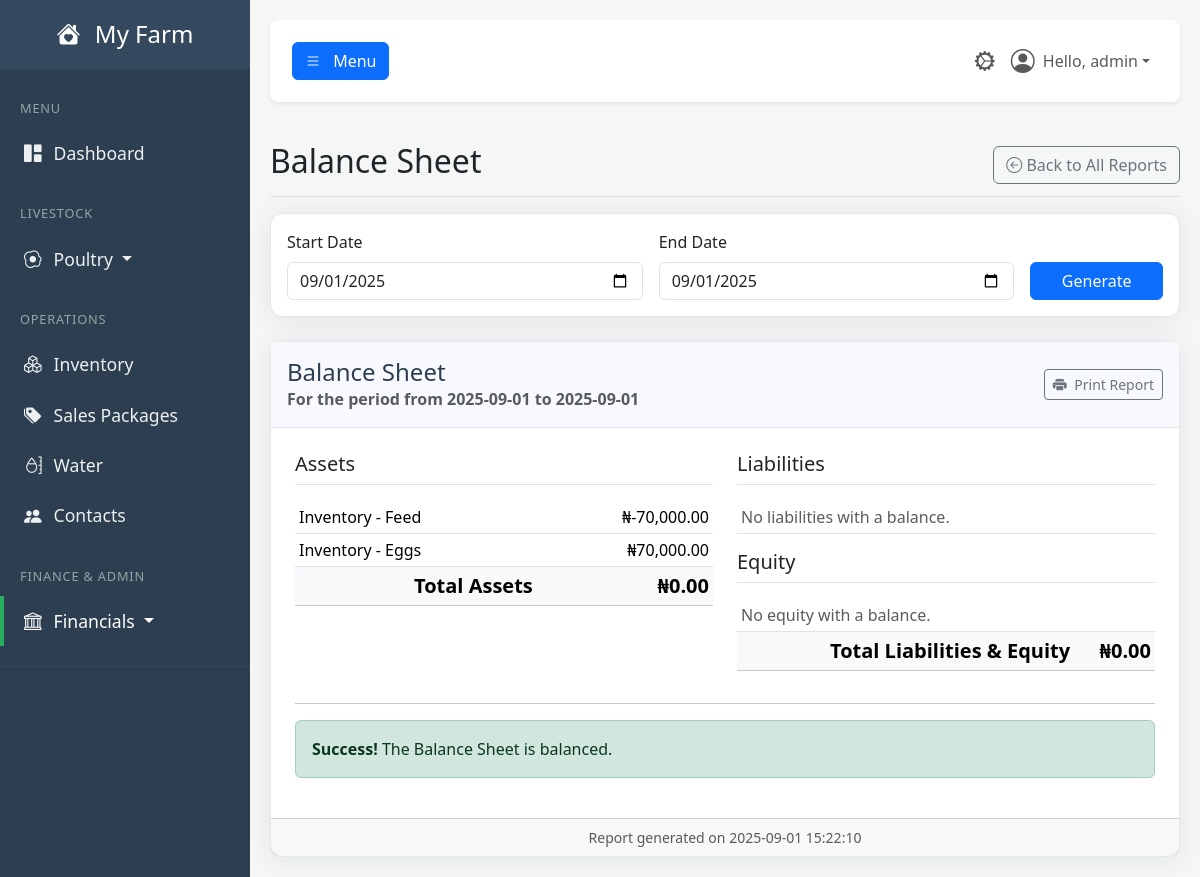
Page /report/balance-sheet (signed in) on the earlier database version.
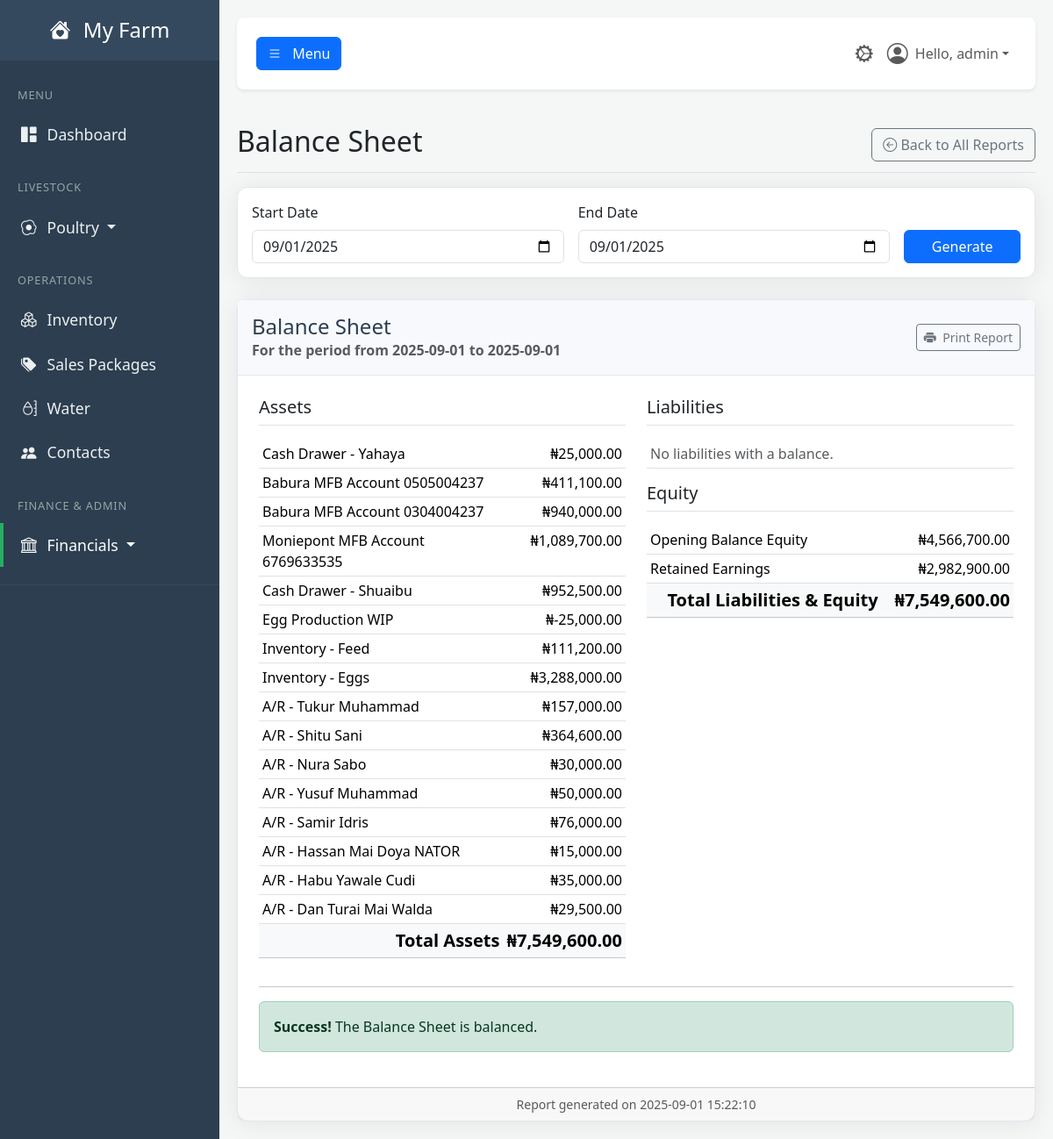
Same page on the later database version.
### tables this page shows
CREATE TABLE accounts (
            id INTEGER PRIMARY KEY,
            code TEXT UNIQUE,
            name TEXT NOT NULL UNIQUE,
            type TEXT NOT NULL, -- Asset, Liability, Equity, Revenue, Expense
            is_active BOOLEAN NOT NULL DEFAULT 1,
            created_at TIMESTAMP DEFAULT CURRENT_TIMESTAMP
        );

### app.py (the view)
@app.route('/report/balance-sheet')
@login_required
@permission_required('run_financial_reports')
def report_balance_sheet():
    start_date, end_date = _get_report_dates(request.args)
    db = get_db()
    sql_query = """
        SELECT
            acc.name,
            acc.type,
            (SELECT COALESCE(SUM(je.amount), 0) FROM journal_entries je WHERE je.debit_account_id = acc.id AND je.transaction_date <= ?)
            -
            (SELECT COALESCE(SUM(je.amount), 0) FROM journal_entries je WHERE je.credit_account_id = acc.id AND je.transaction_date <= ?)
            as balance
        FROM accounts acc
        WHERE acc.type IN ('Asset', 'Liability', 'Equity')
    """
    params = (end_date, end_date)
    account_balances = db.execute(sql_query, params).fetchall()
    net_profit_row = db.execute("""
        SELECT
            (SELECT COALESCE(SUM(amount), 0) FROM journal_entries WHERE credit_account_id IN (SELECT id FROM accounts WHERE type = 'Revenue') AND transaction_date <= ?)
            -
            (SELECT COALESCE(SUM(amount), 0) FROM journal_entries WHERE debit_account_id IN (SELECT id FROM accounts WHERE type = 'Expense') AND transaction_date <= ?)
            as profit
    """, (end_date, end_date)).fetchone()
    net_profit = net_profit_row['profit'] if net_profit_row else 0
    asset_accounts, liability_accounts, equity_accounts = [], [], []
    total_assets, total_liabilities, total_equity = 0, 0, 0
    for acc in account_balances:
        balance = acc['balance']
        if acc['type'] == 'Asset':
            if balance != 0:
                asset_accounts.append({'name': acc['name'], 'balance': balance})
                total_assets += balance
        elif acc['type'] == 'Liability':
            if balance != 0:
                liabilities.append({'name': acc['name'], 'balance': -balance})
                total_liabilities += -balance
        elif acc['type'] == 'Equity':
            if balance != 0:
                equity_accounts.append({'name': acc['name'], 'balance': -balance})
                total_equity += -balance
    if net_profit != 0:
        equity_accounts.append({'name': 'Retained Earnings', 'balance': net_profit})
        total_equity += net_profit
    data = {
        "asset_accounts": asset_accounts,
        "liability_accounts": liability_accounts,
        "equity_accounts": equity_accounts,
        "total_assets": total_assets,
        "total_liabilities": total_liabilities,
        "total_equity": total_equity,
        "total_liabilities_and_equity": total_liabilities + total_equity
    }
    return render_template(
        'report_balance_sheet.html',
        user=g.user,
        data=data,
        start_date=start_date, # Pass dates for consistency in the template
        end_date=end_date,
        now=datetime.utcnow()
    )

### app.py (called while the page is built)
def get_db():
    if 'db' not in g:
        g.db = sqlite3.connect(DATABASE)
        g.db.row_factory = sqlite3.Row
    return g.db

def login_required(f):
    @wraps(f)
    def decorated_function(*args, **kwargs):
        if 'user_id' not in session:
            flash('Please log in to access this page.', 'warning')
            return redirect(url_for('login'))
        g.user = User.get_by_id(session['user_id'])
        if not g.user:
            session.clear()
            return redirect(url_for('login'))
        return f(*args, **kwargs)
    return decorated_function

def permission_required(permission_name):
    def decorator(f):
        @wraps(f)
        def decorated_function(*args, **kwargs):
            if not hasattr(g, 'user') or not g.user.has_permission(permission_name):
                flash('You do not have the required permission.', 'danger')
                return redirect(url_for('dashboard'))
            return f(*args, **kwargs)
        return decorated_function
    return decorator

### templates/report_balance_sheet.html
{% extends "_report_base.html" %}
{% set report_title = "Balance Sheet" %}
{% block report_content %}
    {% if data %}
        <div class="row">
            <div class="col-md-6">
                <h5 class="border-bottom pb-2 mb-3">Assets</h5>
                <table class="table table-sm">
                    <tbody>
                        {% for account in data.asset_accounts %}
                        <tr>
                            <td>{{ account.name }}</td>
                            <td class="text-end">₦{{ '{:,.2f}'.format(account.balance) }}</td>
                        </tr>
                        {% else %}
                        <tr><td colspan="2" class="text-muted">No assets with a balance.</td></tr>
                        {% endfor %}
                    </tbody>
                    <tfoot>
                        <tr class="table-light fs-5">
                            <th class="text-end">Total Assets</th>
                            <th class="text-end">₦{{ '{:,.2f}'.format(data.total_assets) }}</th>
                        </tr>
                    </tfoot>
                </table>
            </div>
            <div class="col-md-6">
                <h5 class="border-bottom pb-2 mb-3">Liabilities</h5>
                <table class="table table-sm">
                    <tbody>
                        {% for account in data.liability_accounts %}
                        <tr>
                            <td>{{ account.name }}</td>
                            <td class="text-end">₦{{ '{:,.2f}'.format(account.balance) }}</td>
                        </tr>
                        {% else %}
                        <tr><td colspan="2" class="text-muted">No liabilities with a balance.</td></tr>
                        {% endfor %}
                    </tbody>
                </table>
                <h5 class="border-bottom pb-2 my-3">Equity</h5>
                <table class="table table-sm">
                    <tbody>
                        {% for account in data.equity_accounts %}
                        <tr>
                            <td>{{ account.name }}</td>
                            <td class="text-end">₦{{ '{:,.2f}'.format(account.balance) }}</td>
                        </tr>
                        {% else %}
                        <tr><td colspan="2" class="text-muted">No equity with a balance.</td></tr>
                        {% endfor %}
                    </tbody>
                    <tfoot>
                        <tr class="table-light fs-5">
                            <th class="text-end">Total Liabilities & Equity</th>
                            <th class="text-end">₦{{ '{:,.2f}'.format(data.total_liabilities_and_equity) }}</th>
                        </tr>
                    </tfoot>
                </table>
            </div>
        </div>
        <hr>
        <div class="no-print mt-3">
            {% if (data.total_assets - data.total_liabilities_and_equity)|abs > 0.01 %}
                <div class="alert alert-danger">
                    <strong>Warning!</strong> The Balance Sheet is not in balance. Assets do not equal Liabilities + Equity.
                </div>
            {% else %}
                <div class="alert alert-success">
                    <strong>Success!</strong> The Balance Sheet is balanced.
                </div>
            {% endif %}
        </div>
    {% else %}
        <p class="text-center text-muted">Please select a date and click "Generate" to view the Balance Sheet.</p>
    {% endif %}
{% endblock %}

Differences in the rows shown:
now on this page (row unchanged): accounts: name "Cash Drawer - Yahaya", balance "25,000.00", shown under "Assets"
now on this page (row unchanged): accounts: name "Babura MFB Account 0505004237", balance "411,100.00", shown under "Assets"
now on this page (row unchanged): accounts: name "Babura MFB Account 0304004237", balance "940,000.00", shown under "Assets"
now on this page (row unchanged): accounts: name "Moniepont MFB Account 6769633535", balance "1,089,700.00", shown under "Assets"
now on this page (row unchanged): accounts: name "Cash Drawer - Shuaibu", balance "952,500.00", shown under "Assets"
now on this page (row unchanged): accounts: name "Egg Production WIP", balance "-25,000.00", shown under "Assets"
computed for accounts "Inventory - Feed": balance "-70,000.00" → "111,200.00"
computed for accounts "Inventory - Eggs": balance "70,000.00" → "3,288,000.00"
added accounts: name "A/R - Tukur Muhammad", balance "157,000.00", shown under "Assets"
added accounts: name "A/R - Shitu Sani", balance "364,600.00", shown under "Assets"
added accounts: name "A/R - Nura Sabo", balance "30,000.00", shown under "Assets"
added accounts: name "A/R - Yusuf Muhammad", balance "50,000.00", shown under "Assets"
added accounts: name "A/R - Samir Idris", balance "76,000.00", shown under "Assets"
added accounts: name "A/R - Hassan Mai Doya NATOR", balance "15,000.00", shown under "Assets"
added accounts: name "A/R - Habu Yawale Cudi", balance "35,000.00", shown under "Assets"
added accounts: name "A/R - Dan Turai Mai Walda", balance "29,500.00", shown under "Assets"
now on this page (row unchanged): accounts: name "Opening Balance Equity", balance "4,566,700.00", shown under "Equity"
now on this page (row unchanged): accounts: name "Retained Earnings", balance "2,982,900.00", shown under "Equity"
Other differences:
{{ '{:,.2f}'.format(data.total_assets) }}: "0.00" → "7,549,600.00"
{{ '{:,.2f}'.format(data.total_liabilities_and_equity) }}: "0.00" → "7,549,600.00"
text no longer shown: "No equity with a balance."
